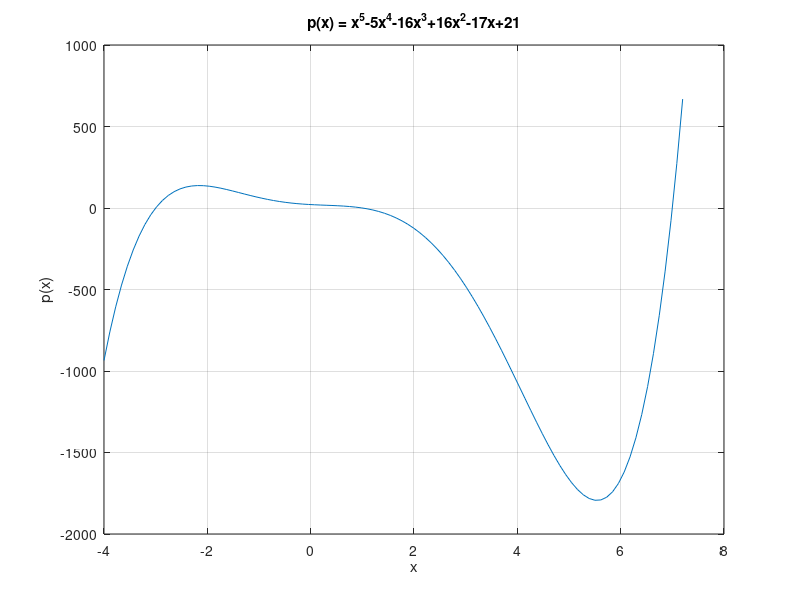

Here is the MATLAB script that generated this plot:
% clean() -> clear variables in the workspace
% clc() -> clear the command window

% p(x) = x^5-5x^4-16x^3+16x^2-17x+21
% a) given this polynomial, plot it

x = linspace(-4, 7.2, 100); % or we can use -4:0.1:7.2;
px = x.^5 - 5*x.^4 - 16*x.^3 + 16*x.^2 - 17*x + 21;
plot(x, px);
title('p(x) = x^5-5x^4-16x^3+16x^2-17x+21');
xlabel('x');
ylabel('p(x)');
grid on;

% b) find the value of p(-2.6) using polyval function
p=[1, -5, -16, 16, -17, 21];
polyval(p, -2.6) % evaulates the polynomial

% c) find the roots of the polynomial
roots(p) % finds the roots of the polynomial
